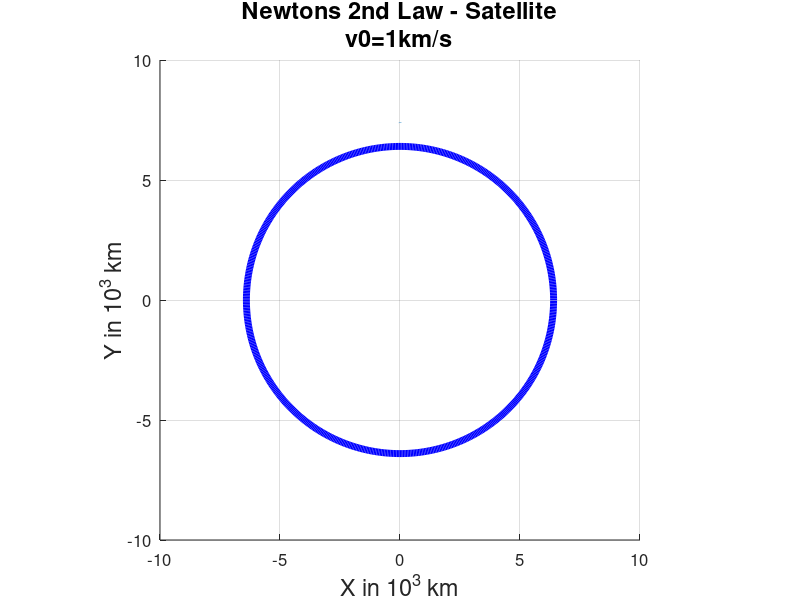

Reproduce this figure in MATLAB.
%Topic: Newtons 2nd Law, exemplified by projectile

%=====dialog box asking user for input========
input = inputdlg ({"Starting Velocity v0 (km/s)"},...
                   "Projectile Motion",[1,20],{"1"});                        %getting user imput
vx=v0=str2num(input{1});                                                        %velocity converted from user input

%=====preparing window========================
figure('units','norm','position',[.1 .1 .8 .7],'color',[.9 .9 .9],...
       'name', "Newtons 2nd Law");                                              %Creating Window
a = axes('position',[.1 .1 .8 .8],'color',[1 1 1],'fontsize',[12]);             %Creating Axis
txt = ["Newtons 2nd Law - Satellite\nv0=" num2str(v0) "km/s"];                   %preparing  string
a : title (txt,'fontsize',[17]);                                                %titleing diagram
a : xlabel ("X in 10^3 km",'fontsize',[17]);                                    %labeling y axis
a : ylabel ("Y in 10^3 km",'fontsize',[17]);                                    %labeling x axis
grid on;                                                                        %turing on the grid in coordinate system
drawnow;                                                                        %drawing the system

%=====setting initial conditions==============
x=x0=vy=0;                                    %setting intial values
y0=7.4;                                       %initializing y0 
y=7.4;                                        %setting y to starting position
dt=.02;                                       %setting interval
k=1;                                          %initializing k
axis('equal',[-10 10 -10 10]);                %setting axis limits
alpha=pi/2;
v0=v0*1000;

%=====drawing earth===========================
for fi=0:.01:2*pi;                            
X_earth(k)=6.4*cos(fi);
Y_earth(k)=6.4*sin(fi);
k=k+1;
endfor;
h_earth=line(X_earth,Y_earth,'linewidth',[5],'color','blue');                   %drawing earth

%=====declaring function for acceleration x===
function ax=funVX(x,y,v0,alpha);
  GMe=5.*10^(24)*6.67^(-11);                 %product of G and Me
  Rs=1000000*sqrt(x^2+y^2);                               %setting satellite radius
  ax=-GMe/(Rs^2);
endfunction;

%=====declaring function for velocity x=======
function Vx=funX(x,y,vx,alpha);
  Vx=vx;
endfunction;

%=====declaring function for acceleration y===
function ay=funVY(x,y,v0,alpha);
  GMe=5.*10^(24)*6.67^(-11);                 %product of G and Me
  Rs=1000000*sqrt(x^2+y^2);                               %setting satellite radius
  ay=-GMe/(Rs^2);
endfunction;

%=====declaring function for velocity y=======
function Vy=funY(x,y,vy,alpha);
  Vy=vy;
endfunction;

%=====loop for time progression and graphing==
for t=0:dt:1000;
  %=====X variable============================
  %---calculating k1---
  k1x=funX(x,y,vx,alpha);
  k1Vx=funVX(x,y,vx,alpha);
  %---calculating k1---
  k1y=funY(x,y,vy,alpha);
  k1Vy=funVY(x,y,vy,alpha);
  %---calculating k2---
  k2x=funX(x+k1x*dt/2,y+k1y*dt/2,vx+k1Vx*dt/2,alpha);
  k2Vx=funVX(x+k1x*dt/2,y+k1y*dt/2,v0,alpha);
  %---calculating k2---
  k2y=funY(x+k1x*dt/2,y+k1y*dt/2,vy+k1Vy*dt/2,alpha);
  k2Vy=funVY(x+k1x*dt/2,y+k1y*dt/2,v0,alpha);
  %---calculating k3---
  k3x=funX(x+k2x*dt/2,y+k2y*dt/2,vx+k2Vx*dt/2,alpha);
  k3Vx=funVX(x+k2x*dt/2,y+k2y*dt/2,v0,alpha);
  %---calculating k3---
  k3y=funY(x+k2x*dt/2,y+k2y*dt/2,vy+k2Vy*dt/2,alpha);
  k3Vy=funVY(x+k2x*dt/2,y+k2y*dt/2,v0,alpha);
  %---calculating k4---
  k4x=funX(x+k3x*dt,y+k3y*dt,vx+k3Vx*dt,alpha);
  k4Vx=funVX(x+k3x*dt,y+k3y*dt,v0,alpha);
  %---calculating k4---
  k4y=funY(x+k3x*dt,y+k3y*dt,vy+k3Vy*dt,alpha);
  k4Vy=funVY(x+k3x*dt,y+k3y*dt,v0,alpha);
  %=====Y variable============================
  
  %=====Calculating new variables=============
  %---calculating new x---
  x=x+(k1x+2*k2x+2*k3x+k4x)*dt/6;
  
  %---calculating new vx---
  vx=vx+(k1Vx+2*k2Vx+2*k3Vx+k4Vx)*dt/6;
    
  %---calculating new y---
  y=y+(k1y+2*k2y+2*k3y+k4y)*dt/6;
  
  %---calculating new vy---
  vy=vy+(k1Vy+2*k2Vy+2*k3Vy+k4Vy)*dt/6;
  
  %===creating line of y and x================
  line([x0 x],[y0 y],'linewidth',[2]);        %line of x and y
  %---storing variables for next line---------
  x0=x;
  y0=y; 
  %---drawing line----------------------------
  drawnow;
  
  %===Breack if satellite hits the ground=====
  if sqrt(x^2+y^2)<6400;
    break;
  endif;
  
  %=Breack if satellite leaves coordinatesystem
  if sqrt(x^2+y^2)>10000;
    break;
  endif;
  alpha=atan2(y,x);
endfor;
